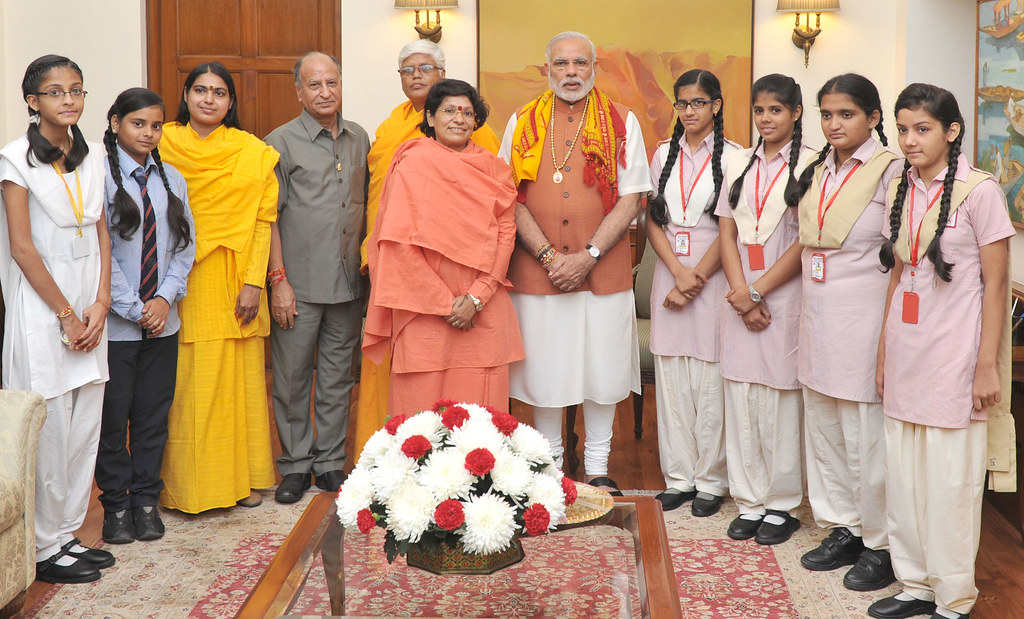
#> input picture My_Projects/Face_Detection_In_image/figures/Face_5.jpg, 1024 x 619 px, found by its file name
$ python Face_Detection_in_Images.py
#> lines starting #> are read from the running program, lines starting #| are printed output that depends on the picture; after the words box and inside, x2 and y2 are one past the last pixel; in counts of white or black regions, pixels touching at a corner belong together
#Steps
#1. Load images
#2. Display and covert to grayscale
#3. Load harrcascade classifier model for face detection
#4. Use function detectmultiscle() on grayscale image. It scans the images for faces
#5. Draw rectangles around detected faces
#6. Display the result using cv2.imshow() function
#7. Save result using cv2.imwrite() function
#8. Experiment with different photos. Adjust detection parameters (scaleFactor, minNeighbors)
#9. Document the project
import numpy as np
import pandas as pd
import matplotlib.pyplot as plt
import seaborn as sns
import sklearn as sk
import cv2
#****************Load images******************#
image=cv2.imread(".\\Images\\Faces\\Face_5.jpg")
#> image is the input picture: shape (619, 1024, 3); mean B, G, R 124.6, 148.8, 182.3
cv2.imshow("Face_image", image)
cv2.waitKey(0)
cv2.destroyAllWindows()

#***********Convert to Grayscale**********#
Gray_image=cv2.cvtColor(image,cv2.COLOR_BGR2GRAY)
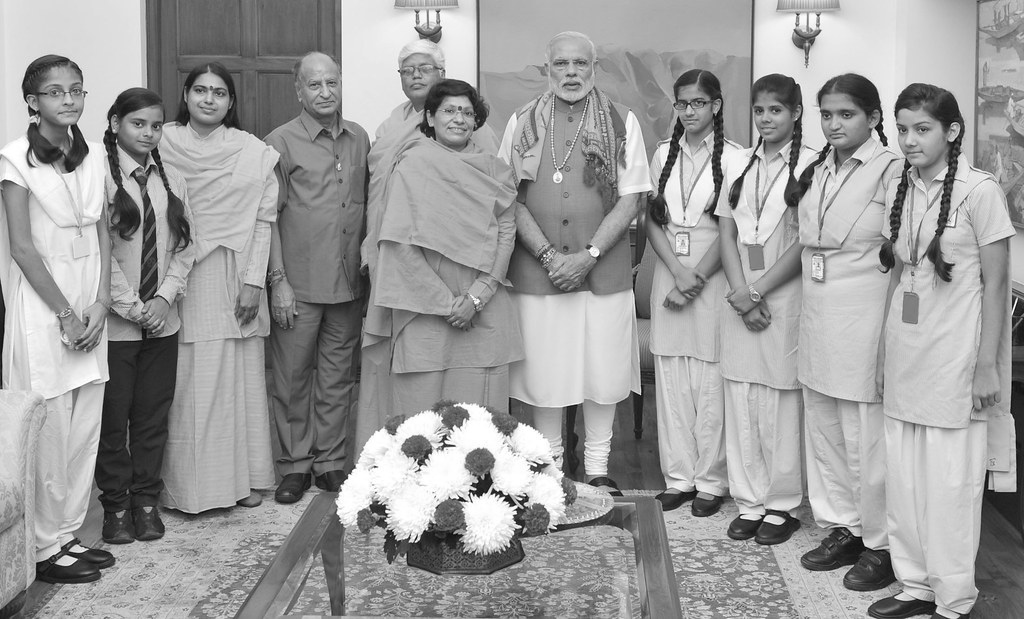
#> Gray_image: shape (619, 1024); min 1, max 255, mean 156.1
cv2.imshow("Gray_image", Gray_image)
cv2.waitKey(0)
cv2.destroyAllWindows()

#**********Load harrcascade classifier model for face detection*******#
print(cv2.data.haarcascades)
face_cascade=cv2.CascadeClassifier(cv2.data.haarcascades+"haarcascade_frontalface_default.xml")
if face_cascade.empty():
    print("Error")
else:
    print("model detected")

#*****Use function detectmultiscle() on grayscale image. It scans the images for faces****#
faces=face_cascade.detectMultiScale(Gray_image,scaleFactor=1.2,minNeighbors=5)
#> faces = 13 rows, first 6: [668, 85, 47, 47], [744, 91, 50, 50], [433, 92, 49, 49], [547, 43, 52, 52], [298, 63, 54, 54], [183, 72, 52, 52]
print(faces)
#| [[668  85  47  47]
#|  [744  91  50  50]
#|  [433  92  49  49]
#|  [547  43  52  52]
#|  [298  63  54  54]
#|  [183  72  52  52]
#|  [120 105  52  52]
#|  [ 39  70  56  56]
#|  [ 16  70  59  59]
#|  [810  94  55  55]
#|  [886 108  56  56]
#|  [660 206  63  63]
#> (further printed lines are left out)

#******************Draw rectangle around detected faces*********************#
for(x,y,w,h) in faces:
    cv2.rectangle(image,(x,y),(x+w,y+h),(0,255,0),2)
#> this loop made 13 passes
#> (x, y, w, h) on passes 1 to 12: (668, 85, 47, 47), (744, 91, 50, 50), (433, 92, 49, 49), (547, 43, 52, 52), (298, 63, 54, 54), (183, 72, 52, 52), (120, 105, 52, 52), (39, 70, 56, 56), (16, 70, 59, 59), (810, 94, 55, 55), (886, 108, 56, 56), (660, 206, 63, 63)
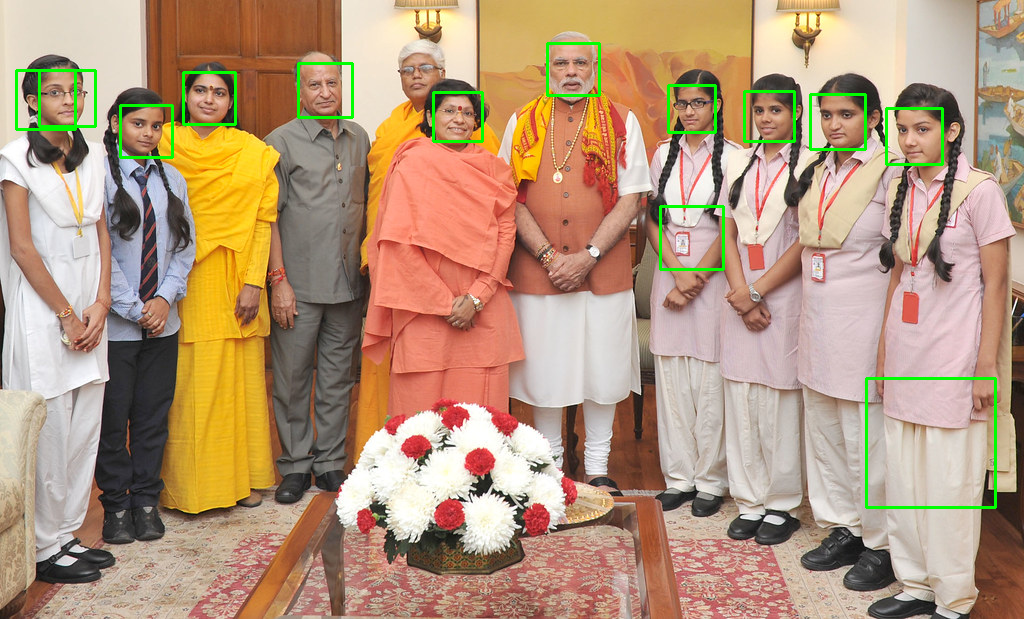
#> image: shape (619, 1024, 3); 1.44% of pixels changed, all inside (x1, y1, x2, y2) = (15, 42, 997, 509)
cv2.imshow("Rectangle",image)
cv2.waitKey(0)
cv2.destroyAllWindows()

#************Save image *****************#
cv2.imwrite("Face_detected.jpg",image)
status=cv2.imwrite("Face_detected.jpg",image)
if status:
    print("Image saved")
else:
    print("Error in saving image")
